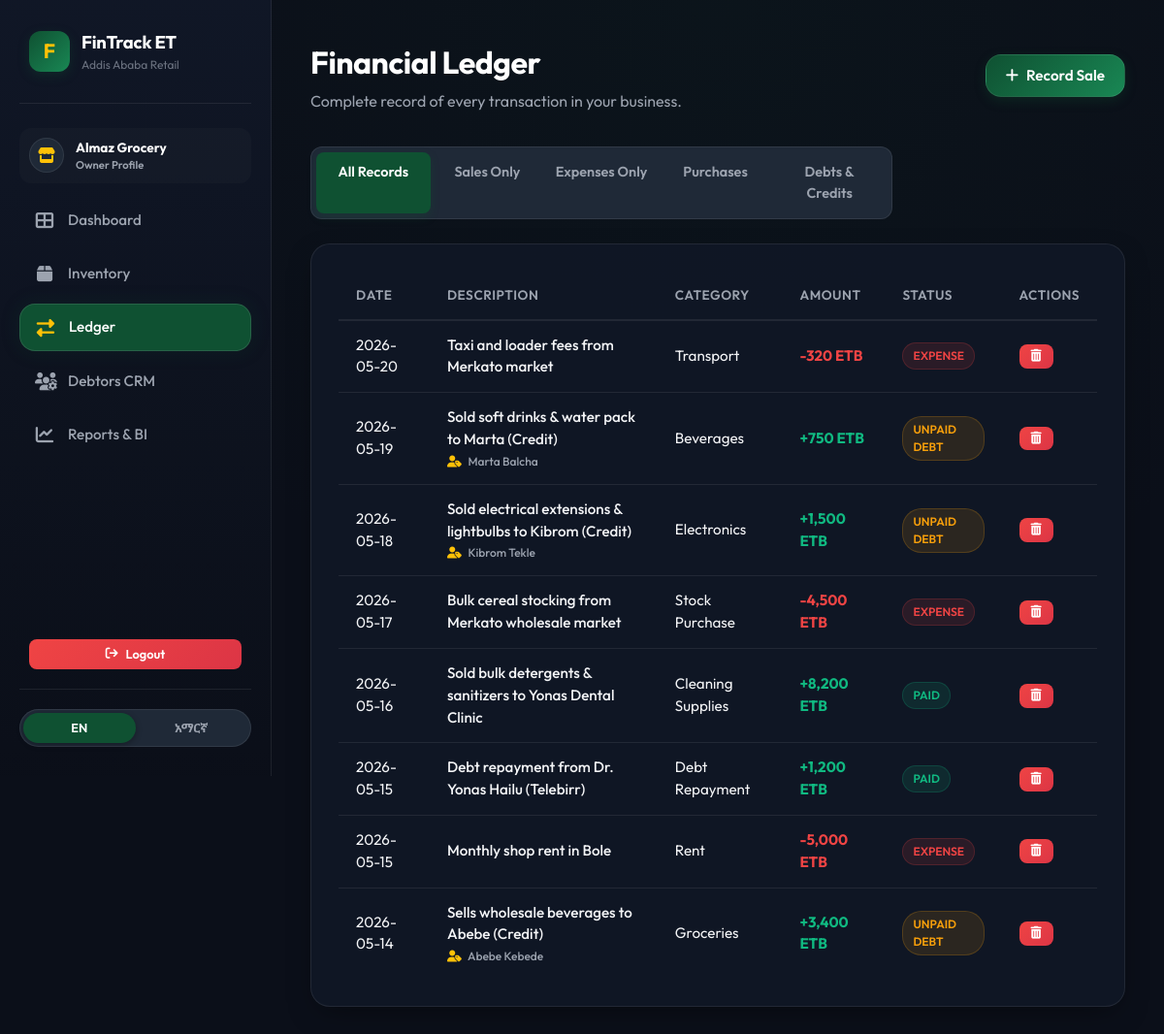
Screenshot of /transactions.php (signed in) with the database file from the repository.
### tables this page shows
CREATE TABLE IF NOT EXISTS `transactions` (
    `id` INT AUTO_INCREMENT PRIMARY KEY,
    `user_id` INT NOT NULL,
    `customer_id` INT DEFAULT NULL,  
    `product_id` INT DEFAULT NULL,  
    `date` DATE NOT NULL,
    `description` VARCHAR(255) NOT NULL,
    `type` ENUM('sale', 'expense', 'purchase') NOT NULL,
    `amount` DECIMAL(12,2) NOT NULL,
    `category` VARCHAR(50) NOT NULL,
    `status` ENUM('paid', 'credit') NOT NULL DEFAULT 'paid',
    `due_date` DATE DEFAULT NULL,
    `comment` TEXT DEFAULT NULL,
    `cost_price` DECIMAL(12,2) DEFAULT NULL,
    `quantity` INT DEFAULT 1,
    `supplier_id` INT DEFAULT NULL,
    `created_at` TIMESTAMP DEFAULT CURRENT_TIMESTAMP,
    FOREIGN KEY (`user_id`) REFERENCES `users` (`id`) ON DELETE CASCADE,
    FOREIGN KEY (`customer_id`) REFERENCES `customers` (`id`) ON DELETE SET NULL,
    FOREIGN KEY (`product_id`) REFERENCES `products` (`id`) ON DELETE SET NULL,
    FOREIGN KEY (`supplier_id`) REFERENCES `suppliers` (`id`) ON DELETE SET NULL,
    INDEX `idx_user_tx` (`user_id`),
    INDEX `idx_tx_type` (`type`),
    INDEX `idx_tx_date` (`date`)
);

CREATE TABLE IF NOT EXISTS `customers` (
    `id` INT AUTO_INCREMENT PRIMARY KEY,
    `user_id` INT NOT NULL,
    `name` VARCHAR(100) NOT NULL,
    `phone` VARCHAR(20) NOT NULL,
    `shop_name` VARCHAR(100) DEFAULT NULL,
    `location` VARCHAR(100) DEFAULT NULL,  
    `debt_balance` DECIMAL(12,2) DEFAULT 0.00,
    `last_active` DATE DEFAULT NULL,
    `created_at` TIMESTAMP DEFAULT CURRENT_TIMESTAMP,
    FOREIGN KEY (`user_id`) REFERENCES `users` (`id`) ON DELETE CASCADE,
    INDEX `idx_user_customer` (`user_id`),
    INDEX `idx_customer_name` (`name`)
);

### transactions.php (the view, shortened to what this page needs)
<?php
require_once 'config.php';
$userId = $_SESSION['user_id'];
$filter = isset($_GET['filter']) ? $_GET['filter'] : 'all';
$sql = "SELECT t.*, c.name as customer_name FROM transactions t LEFT JOIN customers c ON t.customer_id = c.id WHERE t.user_id = :user_id";
$sql .= " ORDER BY t.date DESC, t.id DESC";
$stmt = $pdo->prepare($sql);
$stmt->execute(['user_id' => $userId]);
$transactions = $stmt->fetchAll();
require_once 'header.php';
?>
<div class="dashboard-header">
    <div class="welcome-section">
        <h1 data-localize="ledger_title">Financial Ledger</h1>
        <p data-localize="ledger_subtitle">Complete record of every transaction in your business.</p>
    </div>
    <div class="header-actions">
        <a href="dashboard.php" class="btn btn-primary">
            <i class="fas fa-plus"></i> <span data-localize="btn_record_sale">Record Sale</span>
        </a>
    </div>
</div>
<div class="tab-selector" style="max-width: 600px;">
    <a href="transactions.php?filter=all" class="tab-btn <?= ($filter === 'all') ? 'active' : '' ?>" data-localize="filter_all">All Records</a>
    <a href="transactions.php?filter=sale" class="tab-btn <?= ($filter === 'sale') ? 'active' : '' ?>" data-localize="filter_sales">Sales Only</a>
    <a href="transactions.php?filter=expense" class="tab-btn <?= ($filter === 'expense') ? 'active' : '' ?>" data-localize="filter_expenses">Expenses Only</a>
    <a href="transactions.php?filter=purchase" class="tab-btn <?= ($filter === 'purchase') ? 'active' : '' ?>">Purchases</a>
    <a href="transactions.php?filter=credit" class="tab-btn <?= ($filter === 'credit') ? 'active' : '' ?>" data-localize="filter_credits">Debts & Credits</a>
</div>
<div class="panel">
    <div class="table-responsive">
        <table class="custom-table">
            <thead>
                <tr>
                    <th data-localize="table_date">Date</th>
                    <th data-localize="table_desc">Description</th>
                    <th data-localize="table_category">Category</th>
                    <th data-localize="table_amount">Amount</th>
                    <th data-localize="table_status">Status</th>
                    <th data-localize="table_actions">Actions</th>
                </tr>
            </thead>
            <tbody>
                <?php if (empty($transactions)): ?>
                    <tr>
                        <td colspan="6" style="text-align: center; color: var(--text-secondary); padding: 30px;">
                            No records found under this category.
                        </td>
                    </tr>
                <?php else: ?>
                    <?php foreach ($transactions as $t):
                        $badgeClass = 'badge-success';
                        if ($t['type'] === 'expense') {
                            $badgeClass = 'badge-danger';
                        } elseif ($t['type'] === 'purchase') {
                            $badgeClass = 'badge-info';
                            $statusKey = 'text_purchase';
                        } elseif ($t['status'] === 'credit') {
                            $badgeClass = 'badge-warning';
                        }
                        $typeSign = ($t['type'] === 'sale') ? '+' : '-';
                        $typeColor = ($t['type'] === 'sale') ? 'var(--success)' : (($t['type'] === 'purchase') ? 'var(--info, #6366f1)' : 'var(--danger)');
                        $statusLabel = ($t['type'] === 'purchase') ? 'Stock In' : (($t['type'] === 'expense') ? 'Expense' : (($t['status'] === 'credit') ? 'Unpaid Debt' : 'Paid'));
                    ?>
                        <tr>
                            <td><?= $t['date'] ?></td>
                            <td style="font-weight: 500;">
                                <?= htmlspecialchars($t['description']) ?>
                                <?php if (!empty($t['customer_name'])): ?>
                                    <div style="font-size: 0.75rem; color: var(--text-secondary); margin-top: 2px;">
                                        <i class="fas fa-user-tag" style="color: var(--secondary); margin-right: 4px;"></i> <?= htmlspecialchars($t['customer_name']) ?>
                                    </div>
                                <?php endif; ?>
                            </td>
                            <td><?= htmlspecialchars($t['category']) ?></td>
                            <td style="font-weight: 700; color: <?= $typeColor ?>">
                                <?= $typeSign ?><?= number_format($t['amount']) ?> ETB
                            </td>
                            <td><span class="badge <?= $badgeClass ?>"><?= $statusLabel ?></span></td>
                            <td>
                                <a href="transactions.php?filter=<?= $filter ?>&delete_id=<?= $t['id'] ?>" class="btn btn-danger btn-small" onclick="return confirm(localStorage.getItem('fintrack_lang') === 'am' ? 'ይህን መዝገብ መሰረዝ እንደሚፈልጉ እርግጠኛ ነዎት?' : 'Are you sure you want to delete this record?');">
                                    <i class="fas fa-trash-alt"></i>
                                </a>
                            </td>
                        </tr>
                    <?php endforeach; ?>
                <?php endif; ?>
            </tbody>
        </table>
    </div>
</div>
<?php
require_once 'footer.php';
?>

### header.php (shortened to what this page needs)
<?php
$currentPage = basename($_SERVER['PHP_SELF']);
?>
<!DOCTYPE html>
<html lang="en">
<head>
    <link rel="stylesheet" href="https://cdnjs.cloudflare.com/ajax/libs/font-awesome/6.4.0/css/all.min.css">
    <link rel="stylesheet" href="style.css">
</head>
<body>
    <div class="app-wrapper">
        <aside class="sidebar">
            <div class="sidebar-brand">
                <div class="brand-icon">F</div>
                <div class="brand-info">
                    <h3 data-localize="app_title">FinTrack ET</h3>
                    <p data-localize="app_subtitle">Addis Ababa Retail</p>
                </div>
            </div>
            <div class="user-widget">
                <div class="user-avatar"><i class="fas fa-store"></i></div>
                <div class="user-name">
                    <div style="font-weight: 700; color: var(--text-light);"><?= htmlspecialchars($_SESSION['business_name']) ?></div>
                    <div style="font-size: 0.7rem; color: var(--text-secondary);" data-localize="user_role">Owner Profile</div>
                </div>
            </div>
            <ul class="sidebar-menu">
                <li class="menu-item <?= ($currentPage === 'dashboard.php') ? 'active' : '' ?>">
                    <a href="dashboard.php"><i class="fas fa-th-large"></i> <span data-localize="menu_dashboard">Dashboard</span></a>
                </li>
                <li class="menu-item <?= ($currentPage === 'products.php') ? 'active' : '' ?>">
                    <a href="products.php"><i class="fas fa-box"></i> <span data-localize="menu_products">Inventory</span></a>
                </li>
                <li class="menu-item <?= ($currentPage === 'transactions.php') ? 'active' : '' ?>">
                    <a href="transactions.php"><i class="fas fa-exchange-alt"></i> <span data-localize="menu_transactions">Ledger</span></a>
                </li>
                <li class="menu-item <?= ($currentPage === 'credits.php') ? 'active' : '' ?>">
                    <a href="credits.php"><i class="fas fa-users-cog"></i> <span data-localize="menu_credits">Debtors CRM</span></a>
                </li>
                <li class="menu-item <?= ($currentPage === 'reports.php') ? 'active' : '' ?>">
                    <a href="reports.php"><i class="fas fa-chart-line"></i> <span data-localize="menu_reports">Reports & BI</span></a>
                </li>
            </ul>
            <div style="margin-bottom: 20px; padding: 0 10px;">
                <a href="logout.php" class="btn btn-danger btn-small" style="width: 100%; display: flex; gap: 8px; justify-content: center;">
                    <i class="fas fa-arrow-right-from-bracket"></i> Logout
                </a>
            </div>
            <div class="sidebar-footer">
                <div class="lang-toggle" id="php-lang-switcher">
                    <div class="lang-btn active" id="btn-php-en">EN</div>
                    <div class="lang-btn" id="btn-php-am">አማርኛ</div>
                </div>
            </div>
        </aside>
        <main class="main-content">

### footer.php (shortened to what this page needs)
        </main>
    </div>
</body>
</html>

### rows the page displays
transactions: date "2026-05-20", description "Taxi and loader fees from Merkato market", category "Transport", type "-", amount "320", type "EXPENSE"
transactions: date "2026-05-19", description "Sold soft drinks & water pack to Marta (Credit)", customer.name "Marta Balcha", category "Beverages", type "+", amount "750", statusLabel "UNPAID DEBT"
transactions: date "2026-05-18", description "Sold electrical extensions & lightbulbs to Kibrom (Credit)", customer.name "Kibrom Tekle", category "Electronics", type "+", amount "1,500", statusLabel "UNPAID DEBT"
transactions: date "2026-05-17", description "Bulk cereal stocking from Merkato wholesale market", category "Stock Purchase", type "-", amount "4,500", type "EXPENSE"
transactions: date "2026-05-16", description "Sold bulk detergents & sanitizers to Yonas Dental Clinic", category "Cleaning Supplies", type "+", amount "8,200", statusLabel "PAID"
transactions: date "2026-05-15", description "Debt repayment from Dr. Yonas Hailu (Telebirr)", category "Debt Repayment", type "+", amount "1,200", statusLabel "PAID"
transactions: date "2026-05-15", description "Monthly shop rent in Bole", category "Rent", type "-", amount "5,000", type "EXPENSE"
transactions: date "2026-05-14", description "Sells wholesale beverages to Abebe (Credit)", customer.name "Abebe Kebede", category "Groceries", type "+", amount "3,400", statusLabel "UNPAID DEBT"

### other values shown
$_SESSION['business_name'] "Almaz Grocery"
